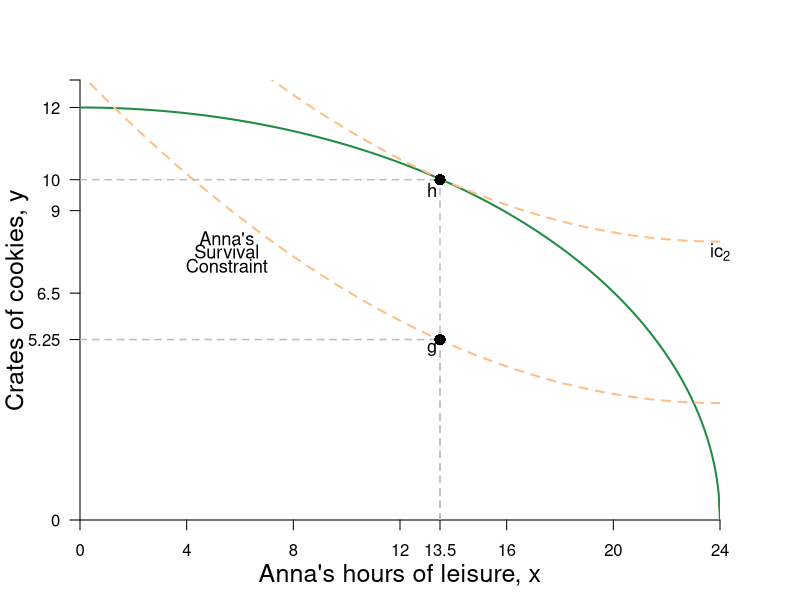

Recreate this plot in R.
#Graph Designer: Simon Halliday
#Authors: Bowles, Foley and Halliday
#Title: Problems for BFH:CCC and CORE: The Economy

library(shape)
pdf(file = "constrained_optimization/ff_problems2.pdf", width = 8, height = 8)

#Set parameters for graphics
axislabelsize <- 1.5
labelsize <- 1.1
graphlinewidth <- 2
segmentlinewidth <- 1.5

COL <- c("#7fc97f", "#beaed4", "#fdc086", "#ffff99", "#386cb0", "#f0027f", "#bf5b17", "#666666")
COLA <- c("#e0f3db", "#99d8c9","#66c2a4","#41ae76", "#238b45", "#005824")
COLB <- c("#4eb3d3", "#2b8cbe", "#0868ac","#084081")

#Edited the margins to cater for the larger LHS labels
par(mar =  c(4, 4, 4, 4))

#Change this to make it log of l 

# ppf <- function(l, k = 0.5) {
#   k * (1/l)
# }

ppf <- function(x) {
  (144 - 0.25*x^2)^(0.5)
}

uB <- function(x, y, rmax = 0.8, xmax = 24) {
  y + rmax*x - (1/2)*(rmax/xmax)*x^2
}

b <- c(13, 17.7, 30) 

uA <- function(x, y, rmax = 1.4, xmax = 24) {
  y + rmax*x - (1/2)*(rmax/xmax)*x^2
}

a <- c(uA(x = 24, y = 3.4), uA(x = 16, y = 6.6), uA(x = 16, y = 9)) 

ylims <- c(0, 12.8)
xlims <- c(0, 24)

npts <- 501 
x <- seq(xlims[1], xlims[2], length.out = npts)
y <- seq(ylims[1], ylims[2], length.out = npts) 



plot(0, 0, xlim = xlims, ylim = ylims, type = "n",
     xlab = expression(paste("")),
     ylab = expression(paste("")), 
     xaxt = "n", 
     yaxt = "n", 
     cex.lab = axislabelsize, 
     bty = "n", 
     xaxs="i", 
     yaxs="i"
)




#ticksy <- seq(from = 0, to = ylims[2], by = 1)
#ylabels <- seq(from = 0, to = ylims[2], by = 1)
# ticksx <- seq(from = 0, to = xlims[2], by = 2)
# xlabels <- seq(from = 0, to = xlims[2], by = 2)
ticksy <- c(ylims[1], 5.25, 6.6, 9, 9.9, 12, ylims[2])
ylabels <- c(ylims[1], 5.25, 6.5, 9, 10, 12, NA)
ticksx <- c(xlims[1], 4, 8, 12, 13.5, 16, 20, xlims[2])
xlabels <- c(xlims[1], 4, 8, 12, 13.5, 16, 20, xlims[2])

axis(1, at = ticksx, pos = 0, labels = xlabels)
axis(2, at = ticksy, pos = 0, labels = ylabels, las = 1)

npts <- 501
xx1 <- seq(xlims[1], xlims[2], length.out = npts)
xx2 <- seq(0, xlims[2], length.out = npts)
xx3 <- seq(xlims[1], 0, length.out = npts)

#Draw the polygon for shading the feasible set
#xpoly1 <- seq(from = xlims[1], to = 16, length.out = 500)
#ypoly1 <- ppf(xpoly1, k = 1.058868, maxx = 17)
#polygon(x = c(xpoly1, xpoly1[1]), y = c(ypoly1, rev(ypoly1)[1]), col=COLA[1], density=NULL, border = NA)

#Draw the graphs
lines(xx1, ppf(xx1), col = COLA[5], lwd = graphlinewidth)
#lines(xx2, fishProd(xx2, k = 2), col = COLB[3], lwd = graphlinewidth)
#lines(xx3, feasibleLabor(xx3, time = 10), col = COL[3], lwd = graphlinewidth)
#lines(xx4, manufactureProd(xx4, k = 0.1, alpha = 2), col = COLB[4], lwd = graphlinewidth)

#Label the feasible frontier
# text(10.5, 0.53, expression("Feasible Frontier"), cex = labelsize)
# Arrows(12.5, 0.53, 14.9, 0.53, col = "black", lty = 1, lwd = 2, arr.type = "triangle", arr.lwd = 0.5)

# contour(x, y,
#         outer(x, y, uA),
#         drawlabels = FALSE,
#         col = COLB[3],
#         lwd = graphlinewidth,
#         levels = a,
#         xaxs="i",
#         yaxs="i",
#         add = TRUE
#         )

contour(x, y, 
        outer(x, y, uB),
        drawlabels = FALSE,
        col = COL[3],
        lwd = graphlinewidth,
        lty = 2, 
        levels = b, 
        xaxs="i", 
        yaxs="i", 
        add = TRUE)

#Axis labels
mtext(expression(paste("Anna's hours of leisure, ", x)), side = 1, line = 2.5, cex = axislabelsize)
text(-2.35, 0.5*ylims[2], expression(paste("Crates of cookies, ", y)), xpd = TRUE, cex = axislabelsize, srt = 90) 

#Add mrs = mrt at i
# text(8, 2.8, expression(paste(mrs(x,y) == mrt(x,y))), cex = labelsize)
# Arrows(8, 2.75, 8, 2.45, col = "black", lty = 1, lwd = 2, arr.type = "triangle", arr.lwd = 0.5)

#Label the indifference curves
# text(17, 1, expression(u[1]^A), cex = labelsize)
# text(17, 1.55, expression(u[2]^A), cex = labelsize)
# text(17, 2.25, expression(u[3]^A), cex = labelsize)

#Annotate max u point on feasibility frontier
# text(8.4, ppf(8) + 0.1, expression(paste(i)), cex = labelsize)
# segments(8, 0, 8, ppf(x = 8), lty = 2, col = "gray", lwd = segmentlinewidth)
# segments(0, ppf(x = 8), 8, ppf(x = 8), lty = 2, col = "gray", lwd = segmentlinewidth)
# points(8, ppf(x = 8), pch = 16, col = "black", cex = 1.5)

# text(2.4, ppf(2) + 0.1, expression(paste(a)), cex = labelsize)
# segments(2, 0, 2, ppf(x = 2), lty = 2, col = "gray", lwd = segmentlinewidth)
# segments(0, ppf(x = 2), 2, ppf(x = 2), lty = 2, col = "gray", lwd = segmentlinewidth)
# points(2, ppf(x = 2), pch = 16, col = "black", cex = 1.5)
# 

# text(16 + 0.3, ppf(16) + 0.3, expression(paste(b)), cex = labelsize)
# segments(16, 0, 16, 9, lty = 2, col = "gray", lwd = segmentlinewidth)
# segments(0, 9, 16, 9, lty = 2, col = "gray", lwd = segmentlinewidth)
# points(16, ppf(x = 16), pch = 16, col = "black", cex = 1.5)
# 
# segments(0, 5.25, 20, 5.25, lty = 2, col = "gray", lwd = segmentlinewidth)
# points(16, 5.25, pch = 16, col = "black", cex = 1.5)
# text(16 + 0.3, 5.25 + 0.3, expression(paste(c)), cex = labelsize)
# 
# segments(20, 0, 20, ppf(20), lty = 2, col = "gray", lwd = segmentlinewidth)
# segments(0, 6.6, 20, 6.6, lty = 2, col = "gray", lwd = segmentlinewidth)
# points(20, 5.25, pch = 16, col = "black", cex = 1.5)
# text(20 + 0.3, 5.25 + 0.3, expression(paste(d)), cex = labelsize)
# 
# points(20, 6.6, pch = 16, col = "black", cex = 1.5)
# text(20 + 0.3, 6.6 + 0.3, expression(paste(e)), cex = labelsize)
# 
# points(16, 6.6, pch = 16, col = "black", cex = 1.5)
# text(16 + 0.3, 6.6 + 0.3, expression(paste(f)), cex = labelsize)
# 

segments(13.5, 0, 13.5, 5.25, lty = 2, col = "gray", lwd = segmentlinewidth)
segments(13.5, 0, 13.5, 9.9, lty = 2, col = "gray", lwd = segmentlinewidth)
segments(0, 9.9, 13.5, 9.9, lty = 2, col = "gray", lwd = segmentlinewidth)
segments(0, 5.25, 13.5, 5.25, lty = 2, col = "gray", lwd = segmentlinewidth)

points(13.5, 5.25, pch = 16, col = "black", cex = 1.5, xpd = TRUE)
text(13.5 - 0.3, 5.25 - 0.3, expression(paste(g)), cex = labelsize, xpd = TRUE)

points(13.5, 9.9, pch = 16, col = "black", cex = 1.5, xpd = TRUE)
text(13.5 - 0.3, 9.9 - 0.3, expression(paste(h)), cex = labelsize, xpd = TRUE)

# points(24, 3.4, pch = 16, col = "black", cex = 1.5, xpd = TRUE)
# text(24 + 0.3, 3 + 0.3, expression(paste(z)), cex = labelsize, xpd = TRUE)

# text(8.6, 8.4, expression(paste("Anna's")), cex = labelsize)
# text(8.6, 8, expression(paste("Reservation")), cex = labelsize)
# text(8.6, 7.6, expression(paste("Indifference")), cex = labelsize)
# text(8.6, 7.2, expression(paste("Curve")), cex = labelsize)
#Arrows(8.6, 3.6, 8.6, 6, col = "black", lty = 1, lwd = 2, arr.type = "triangle", arr.lwd = 0.5)


text(5.5, 8.2, expression(paste("Anna's")), cex = labelsize)
text(5.5, 7.8, expression(paste("Survival")), cex = labelsize)
text(5.5, 7.4, expression(paste("Constraint")), cex = labelsize)

# text(24, 2.76, expression(ic[1]), cex = labelsize, xpd = TRUE)
# text(24, 3.75, expression(ic[2]), cex = labelsize, xpd = TRUE)
# text(24, 5.2, expression(ic[3]), cex = labelsize, xpd = TRUE)
# text(24, 7, expression(ic[4]), cex = labelsize, xpd = TRUE)

text(24, 7.8, expression(ic[2]), cex = labelsize, xpd = TRUE)


dev.off()
